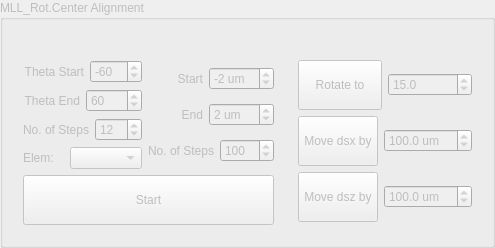
             <widget class="QGroupBox" name="groupBox_41">
              <property name="enabled">
               <bool>false</bool>
              </property>
              <property name="title">
               <string>MLL_Rot.Center Alignment</string>
              </property>
              <layout class="QGridLayout" name="gridLayout_130">
               <item row="1" column="0">
                <layout class="QGridLayout" name="gridLayout_132">
                 <item row="0" column="0">
                  <widget class="QWidget" name="widget_10" native="true">
                   <layout class="QGridLayout" name="gridLayout_133">
                    <item row="0" column="0">
                     <layout class="QGridLayout" name="gridLayout_134">
                      <item row="1" column="0" colspan="2">
                       <widget class="QPushButton" name="pb_mll_rot_align_start">
                        <property name="sizePolicy">
                         <sizepolicy hsizetype="Expanding" vsizetype="Fixed">
                          <horstretch>0</horstretch>
                          <verstretch>0</verstretch>
                         </sizepolicy>
                        </property>
                        <property name="text">
                         <string>
Start
</string>
                        </property>
                       </widget>
                      </item>
                      <item row="0" column="0">
                       <layout class="QVBoxLayout" name="verticalLayout_46">
                        <item>
                         <layout class="QVBoxLayout" name="verticalLayout_47">
                          <item>
                           <layout class="QHBoxLayout" name="horizontalLayout_89">
                            <item>
                             <widget class="QLabel" name="label_124">
                              <property name="text">
                               <string>Theta Start</string>
                              </property>
                              <property name="alignment">
                               <set>Qt::AlignRight|Qt::AlignTrailing|Qt::AlignVCenter</set>
                              </property>
                             </widget>
                            </item>
                            <item>
                             <widget class="QSpinBox" name="spinBox_14">
                              <property name="sizePolicy">
                               <sizepolicy hsizetype="Minimum" vsizetype="Fixed">
                                <horstretch>0</horstretch>
                                <verstretch>0</verstretch>
                               </sizepolicy>
                              </property>
                              <property name="suffix">
                               <string/>
                              </property>
                              <property name="minimum">
                               <number>-120</number>
                              </property>
                              <property name="maximum">
                               <number>120</number>
                              </property>
                              <property name="singleStep">
                               <number>10</number>
                              </property>
                              <property name="value">
                               <number>-60</number>
                              </property>
                              <property name="displayIntegerBase">
                               <number>10</number>
                              </property>
                             </widget>
                            </item>
                           </layout>
                          </item>
                          <item>
                           <layout class="QHBoxLayout" name="horizontalLayout_90">
                            <item>
                             <widget class="QLabel" name="label_173">
                              <property name="text">
                               <string>Theta End</string>
                              </property>
                              <property name="alignment">
                               <set>Qt::AlignRight|Qt::AlignTrailing|Qt::AlignVCenter</set>
                              </property>
                             </widget>
                            </item>
                            <item>
                             <widget class="QSpinBox" name="spinBox_21">
                              <property name="sizePolicy">
                               <sizepolicy hsizetype="Minimum" vsizetype="Fixed">
                                <horstretch>0</horstretch>
                                <verstretch>0</verstretch>
                               </sizepolicy>
                              </property>
                              <property name="suffix">
                               <string/>
                              </property>
                              <property name="minimum">
                               <number>-120</number>
                              </property>
                              <property name="maximum">
                               <number>120</number>
                              </property>
                              <property name="singleStep">
                               <number>10</number>
                              </property>
                              <property name="value">
                               <number>60</number>
                              </property>
                             </widget>
                            </item>
                           </layout>
                          </item>
                          <item>
                           <layout class="QHBoxLayout" name="horizontalLayout_91">
                            <item>
                             <widget class="QLabel" name="label_174">
                              <property name="text">
                               <string>No. of Steps</string>
                              </property>
                              <property name="alignment">
                               <set>Qt::AlignRight|Qt::AlignTrailing|Qt::AlignVCenter</set>
                              </property>
                             </widget>
                            </item>
                            <item>
                             <widget class="QSpinBox" name="spinBox_22">
                              <property name="sizePolicy">
                               <sizepolicy hsizetype="Minimum" vsizetype="Fixed">
                                <horstretch>0</horstretch>
                                <verstretch>0</verstretch>
                               </sizepolicy>
                              </property>
                              <property name="suffix">
                               <string/>
                              </property>
                              <property name="minimum">
                               <number>1</number>
                              </property>
                              <property name="maximum">
                               <number>100</number>
                              </property>
                              <property name="value">
                               <number>12</number>
                              </property>
                             </widget>
                            </item>
                           </layout>
                          </item>
                         </layout>
                        </item>
                        <item>
                         <layout class="QHBoxLayout" name="horizontalLayout_92">
                          <item>
                           <widget class="QLabel" name="label_175">
                            <property name="text">
                             <string>Elem:</string>
                            </property>
                           </widget>
                          </item>
                          <item>
                           <widget class="QComboBox" name="cb_mll_rot_elem"/>
                          </item>
                         </layout>
                        </item>
                       </layout>
                      </item>
                      <item row="0" column="1">
                       <layout class="QVBoxLayout" name="verticalLayout_48">
                        <item>
                         <layout class="QHBoxLayout" name="horizontalLayout_93">
                          <item>
                           <widget class="QLabel" name="label_176">
                            <property name="text">
                             <string>Start</string>
                            </property>
                            <property name="alignment">
                             <set>Qt::AlignRight|Qt::AlignTrailing|Qt::AlignVCenter</set>
                            </property>
                           </widget>
                          </item>
                          <item>
                           <widget class="QSpinBox" name="spinBox_23">
                            <property name="sizePolicy">
                             <sizepolicy hsizetype="Preferred" vsizetype="Fixed">
                              <horstretch>0</horstretch>
                              <verstretch>0</verstretch>
                             </sizepolicy>
                            </property>
                            <property name="suffix">
                             <string> um</string>
                            </property>
                            <property name="minimum">
                             <number>-15</number>
                            </property>
                            <property name="maximum">
                             <number>15</number>
                            </property>
                            <property name="singleStep">
                             <number>2</number>
                            </property>
                            <property name="value">
                             <number>-2</number>
                            </property>
                           </widget>
                          </item>
                         </layout>
                        </item>
                        <item>
                         <layout class="QHBoxLayout" name="horizontalLayout_94">
                          <item>
                           <widget class="QLabel" name="label_177">
                            <property name="text">
                             <string>End</string>
                            </property>
                            <property name="alignment">
                             <set>Qt::AlignRight|Qt::AlignTrailing|Qt::AlignVCenter</set>
                            </property>
                           </widget>
                          </item>
                          <item>
                           <widget class="QSpinBox" name="spinBox_24">
                            <property name="sizePolicy">
                             <sizepolicy hsizetype="Preferred" vsizetype="Fixed">
                              <horstretch>0</horstretch>
                              <verstretch>0</verstretch>
                             </sizepolicy>
                            </property>
                            <property name="suffix">
                             <string> um</string>
                            </property>
                            <property name="minimum">
                             <number>-15</number>
                            </property>
                            <property name="maximum">
                             <number>15</number>
                            </property>
                            <property name="singleStep">
                             <number>2</number>
                            </property>
                            <property name="value">
                             <number>2</number>
                            </property>
                           </widget>
                          </item>
                         </layout>
                        </item>
                        <item>
                         <layout class="QHBoxLayout" name="horizontalLayout_95">
                          <item>
                           <widget class="QLabel" name="label_178">
                            <property name="text">
                             <string>No. of Steps</string>
                            </property>
                            <property name="alignment">
                             <set>Qt::AlignRight|Qt::AlignTrailing|Qt::AlignVCenter</set>
                            </property>
                           </widget>
                          </item>
                          <item>
                           <widget class="QSpinBox" name="spinBox_25">
                            <property name="sizePolicy">
                             <sizepolicy hsizetype="Preferred" vsizetype="Fixed">
                              <horstretch>0</horstretch>
                              <verstretch>0</verstretch>
                             </sizepolicy>
                            </property>
                            <property name="suffix">
                             <string/>
                            </property>
                            <property name="minimum">
                             <number>1</number>
                            </property>
                            <property name="maximum">
                             <number>1000</number>
                            </property>
                            <property name="value">
                             <number>100</number>
                            </property>
                           </widget>
                          </item>
                         </layout>
                        </item>
                       </layout>
                      </item>
                     </layout>
                    </item>
                   </layout>
                  </widget>
                 </item>
                 <item row="0" column="1">
                  <widget class="QWidget" name="widget_11" native="true">
                   <layout class="QGridLayout" name="gridLayout_135">
                    <item row="0" column="0">
                     <layout class="QHBoxLayout" name="horizontalLayout_96">
                      <item>
                       <widget class="QPushButton" name="pb_mll_rot_align_move_dsth">
                        <property name="text">
                         <string>
Rotate to
</string>
                        </property>
                       </widget>
                      </item>
                      <item>
                       <widget class="QDoubleSpinBox" name="doubleSpinBox_6">
                        <property name="suffix">
                         <string/>
                        </property>
                        <property name="decimals">
                         <number>1</number>
                        </property>
                        <property name="minimum">
                         <double>-120.000000000000000</double>
                        </property>
                        <property name="maximum">
                         <double>120.000000000000000</double>
                        </property>
                        <property name="singleStep">
                         <double>5.000000000000000</double>
                        </property>
                        <property name="value">
                         <double>15.000000000000000</double>
                        </property>
                       </widget>
                      </item>
                     </layout>
                    </item>
                    <item row="1" column="0">
                     <layout class="QHBoxLayout" name="horizontalLayout_97">
                      <item>
                       <widget class="QPushButton" name="pb_mll_rot_align_move_dsx">
                        <property name="text">
                         <string>
Move dsx by
</string>
                        </property>
                       </widget>
                      </item>
                      <item>
                       <widget class="QDoubleSpinBox" name="doubleSpinBox_7">
                        <property name="suffix">
                         <string> um</string>
                        </property>
                        <property name="decimals">
                         <number>1</number>
                        </property>
                        <property name="minimum">
                         <double>-1000.000000000000000</double>
                        </property>
                        <property name="maximum">
                         <double>1000.000000000000000</double>
                        </property>
                        <property name="value">
                         <double>100.000000000000000</double>
                        </property>
                       </widget>
                      </item>
                     </layout>
                    </item>
                    <item row="2" column="0">
                     <layout class="QHBoxLayout" name="horizontalLayout_98">
                      <item>
                       <widget class="QPushButton" name="pb_mll_rot_align_move_dsz">
                        <property name="text">
                         <string>
Move dsz by
</string>
                        </property>
                       </widget>
                      </item>
                      <item>
                       <widget class="QDoubleSpinBox" name="doubleSpinBox_8">
                        <property name="suffix">
                         <string> um</string>
                        </property>
                        <property name="decimals">
                         <number>1</number>
                        </property>
                        <property name="minimum">
                         <double>-1000.000000000000000</double>
                        </property>
                        <property name="maximum">
                         <double>1000.000000000000000</double>
                        </property>
                        <property name="value">
                         <double>100.000000000000000</double>
                        </property>
                       </widget>
                      </item>
                     </layout>
                    </item>
                   </layout>
                  </widget>
                 </item>
                </layout>
               </item>
               <item row="0" column="0">
                <widget class="QLabel" name="label_179">
                 <property name="sizePolicy">
                  <sizepolicy hsizetype="Preferred" vsizetype="Fixed">
                   <horstretch>0</horstretch>
                   <verstretch>0</verstretch>
                  </sizepolicy>
                 </property>
                 <property name="text">
                  <string/>
                 </property>
                </widget>
               </item>
              </layout>
             </widget>
